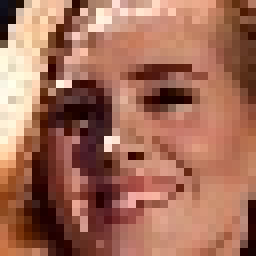
#> input picture face/adele/106.jpg, 32 x 32 px (shown 8 times larger); its folder holds only this picture in this run
$ python preProcess.py   (older library calls are emulated)
#> lines starting #> are read from the running program, lines starting #| are printed output that depends on the picture
import numpy as np
import os
import cv2
from skimage import io

# rename data to numbering type, ex: 1.jpg, 2.jpg,...
# [53 lines left out: functions renameData, faceDetectAndResizeImg, not called in this run]


def writeVector(faceFolder, fileVector):

#> called with faceFolder = 'face/', fileVector = 'vectorFull'
    listFace  = []
    listLabel = []

    listDirs = os.listdir(faceFolder)
    print('---READING IMAGE---')
    for subDir in listDirs:
        path = faceFolder + subDir + '/'
        for imgfile in os.listdir(path):
            img = io.imread(path + imgfile, as_grey=True)
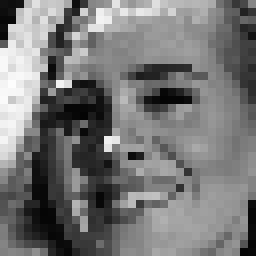
#> img: shape (32, 32) float64 (shown 8 times larger); min 0.0175, max 0.994, mean 0.464
            # print(path + imgfile)
            label = listDirs.index(subDir)
            if(img.shape != (32, 32)):
                continue

            listFace.append(img)
            listLabel.append(label)
#> pass 2 of the loop in writeVector, `for subDir in listDirs:`:
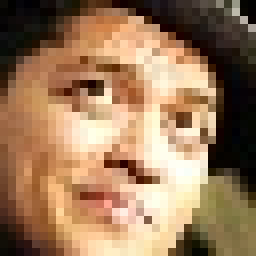
#> input picture face/bruno_mars/132.jpg, 32 x 32 px (shown 8 times larger)
#> in writeVector, `img = io.imread(path + imgfile, as_grey=True)`:
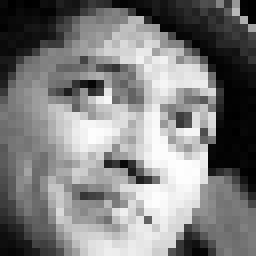
#> img: shape (32, 32) float64 (shown 8 times larger); min 0.000833, max 0.998, mean 0.497
#> pass 3 of the loop in writeVector, `for subDir in listDirs:`:
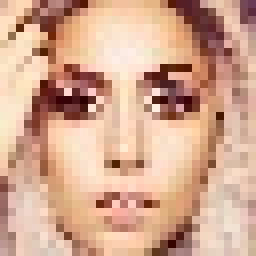
#> input picture face/lady_gaga/127.jpg, 32 x 32 px (shown 8 times larger)
#> in writeVector, `img = io.imread(path + imgfile, as_grey=True)`:
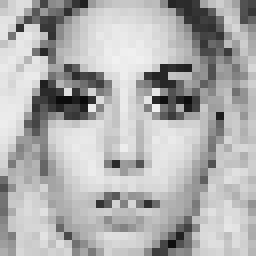
#> img: shape (32, 32) float64 (shown 8 times larger); min 0.0375, max 0.946, mean 0.687
    print('---READ IMAGE COMPLETED---\n')

    XdataTemp = np.array(listFace)
    Xdata = XdataTemp.reshape(len(XdataTemp), 32 * 32)
    Ylabel = np.array(listLabel)

    print('dataShape: ', Xdata.shape)
#| dataShape:  (4, 1024)

    print('   WRITING VECTOR...')
    if not os.path.exists('vector'):
        os.makedirs('vector')
    writeFile(Xdata, Ylabel, 'vector/' + fileVector)

    print('---SAVE VECTOR COMPLETE!---\n')


def writeFile(Xdata, Ylabel, filename):
#> called with Xdata = array of shape (4, 1024), Ylabel = array of shape (4,), filename = 'vector/vectorFull'
    fileWrite = open(filename, 'w')
    for i in range(0, len(Ylabel)):
        fileWrite.write(str(Ylabel[i]) + ' ')
        for i2 in range(0, 1024):
            fileWrite.write(str(i2) + ':' + str(Xdata[i][i2]) + ' ')

        fileWrite.write('\n')
    fileWrite.close()

# [4 lines of commented-out code are left out]
writeVector('face/', 'vectorFull')
